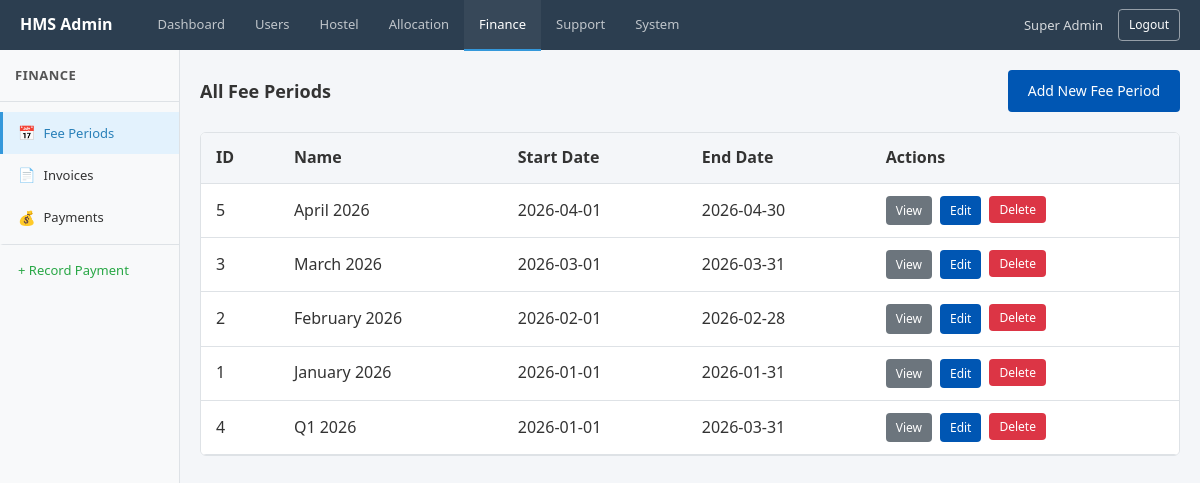
/index.php?page=admin_fee_periods (signed in), run on the app's committed database.
### tables this page shows
CREATE TABLE `fee_periods` (
  `id` bigint UNSIGNED NOT NULL,
  `name` varchar(50) NOT NULL,
  `start_date` date NOT NULL,
  `end_date` date NOT NULL
);

### app/Controllers/Admin/AdminFeePeriodController.php (called while the page is built, shortened)
<?php
require_once __DIR__ . '/../../Models/AdminModel.php';
$action = isset($_GET['action']) ? $_GET['action'] : 'fee_periods';
$data = [];
if ($action === 'view') {
    $id = (int)$_GET['id'];
    $data['period'] = getFeePeriodById($id);
    $pageTitle = 'View Fee Period';
} elseif ($action === 'edit') {
    $id = (int)$_GET['id'];
    $data['period'] = getFeePeriodById($id);
    $pageTitle = 'Edit Fee Period';
} elseif ($action === 'add') {
    $pageTitle = 'Add New Fee Period';
} else {
    $data['periods'] = getAllFeePeriods();
}
require_once __DIR__ . '/../../Views/Admin/FeePeriodView.php';

### app/Models/AdminModel.php (called while the page is built, shortened)
<?php
function getAllFeePeriods() {
    $conn = dbConnect();
    $sql = "SELECT * FROM fee_periods ORDER BY start_date DESC";
    $result = mysqli_query($conn, $sql);
    $periods = mysqli_fetch_all($result, MYSQLI_ASSOC);
    return $periods;
}

### app/Views/Admin/FeePeriodView.php (the view, shortened to what this page needs)
<!DOCTYPE html>
<html lang="en">
<head>
    <link rel="stylesheet" href="public/assets/css/style.css">
    <link rel="stylesheet" href="app/Views/Admin/css/admin.css">
</head>
<body>
    <?php include __DIR__ . '/partials/header.php'; ?>
    <div class="admin-layout">
        <?php include __DIR__ . '/partials/sidebar.php'; ?>
        <main class="admin-main">
            <div class="admin-content">
                <?php if ($action === 'add'): ?>
                    <div class="breadcrumb">
                        <a href="index.php?page=admin_fee_periods">Fee Periods</a>
                        <span>/</span>
                        <span class="current">Add New Fee Period</span>
                    </div>
                    <div class="form-card">
                        <h3>Add New Fee Period</h3>
                        <form action="index.php?page=admin_fee_periods" method="POST">
                            <input type="hidden" name="form_action" value="create_fee_period">
                            <div class="form-group">
                                <label for="name">Period Name <span class="required">*</span></label>
                                <input type="text" id="name" name="name" class="form-control" required placeholder="e.g., Semester 1 2024, Annual 2024-25">
                            </div>
                            <div class="form-row">
                                <div class="form-group">
                                    <label for="start_date">Start Date <span class="required">*</span></label>
                                    <input type="date" id="start_date" name="start_date" class="form-control" required>
                                </div>
                                <div class="form-group">
                                    <label for="end_date">End Date <span class="required">*</span></label>
                                    <input type="date" id="end_date" name="end_date" class="form-control" required>
                                </div>
                            </div>
                            <div class="form-actions">
                                <button type="submit" class="btn btn-primary">Create Fee Period</button>
                                <a href="index.php?page=admin_fee_periods" class="btn btn-secondary">Cancel</a>
                            </div>
                        </form>
                    </div>
                <?php else: ?>
                    <div class="page-header">
                        <h2>All Fee Periods</h2>
                        <a href="index.php?page=admin_fee_periods&action=add" class="btn btn-primary">Add New Fee Period</a>
                    </div>
                    <div class="table-card">
                        <div class="table-responsive">
                            <table class="table">
                                <thead>
                                    <tr>
                                        <th>ID</th>
                                        <th>Name</th>
                                        <th>Start Date</th>
                                        <th>End Date</th>
                                        <th>Actions</th>
                                    </tr>
                                </thead>
                                <tbody>
                                    <?php if (!empty($data['periods'])): ?>
                                        <?php foreach ($data['periods'] as $period): ?>
                                            <tr>
                                                <td><?php echo (int)$period['id']; ?></td>
                                                <td><?php echo htmlspecialchars($period['name']); ?></td>
                                                <td><?php echo htmlspecialchars($period['start_date']); ?></td>
                                                <td><?php echo htmlspecialchars($period['end_date']); ?></td>
                                                <td>
                                                    <div class="action-btns">
                                                        <a href="index.php?page=admin_fee_periods&action=view&id=<?php echo (int)$period['id']; ?>" class="btn btn-sm btn-secondary">View</a>
                                                        <a href="index.php?page=admin_fee_periods&action=edit&id=<?php echo (int)$period['id']; ?>" class="btn btn-sm btn-primary">Edit</a>
                                                        <form action="index.php?page=admin_fee_periods" method="POST" style="display:inline;" onsubmit="return confirm('Delete this fee period?');">
                                                            <button type="submit" class="btn btn-sm btn-danger">Delete</button>
                                                        </form>
                                                    </div>
                                                </td>
                                            </tr>
                                        <?php endforeach; ?>
                                    <?php else: ?>
                                        <tr>
                                            <td colspan="5" class="empty-state">No fee periods found</td>
                                        </tr>
                                    <?php endif; ?>
                                </tbody>
                            </table>
                        </div>
                    </div>
                <?php endif; ?>
            </div>
        </main>
    </div>
</body>
</html>

### public/assets/css/style.css (style rules this page uses)
:root { --primary: #0056b3; --primary-hover: #004494; --background: #f4f6f9; --surface: #ffffff; --text-primary: #333333; --text-secondary: #555555; --border: #dee2e6; --success: #28a745; --error: #dc3545; --warning: #ffc107; --shadow: 0 2px 4px rgba(0, 0, 0, 0.1); }
* { margin: 0; padding: 0; box-sizing: border-box; }
body { font-family: 'Segoe UI', Tahoma, Geneva, Verdana, sans-serif; background-color: var(--background); color: var(--text-primary); line-height: 1.6; min-height: 100vh; }
h1, h2, h3, h4, h5, h6 { color: var(--text-primary); margin-bottom: 15px; font-weight: 600; }
h2 { font-size: 24px; }
a { color: var(--primary); text-decoration: none; }
.btn { display: inline-block; padding: 10px 20px; font-family: inherit; font-size: 14px; font-weight: 500; text-align: center; border: none; border-radius: 4px; cursor: pointer; }
.btn-primary { background-color: var(--primary); color: #ffffff; }
.btn-secondary { background-color: #6c757d; color: #ffffff; }
.btn-danger { background-color: var(--error); color: #ffffff; }
.table-responsive { overflow-x: auto; }
.table { width: 100%; border-collapse: collapse; background: var(--surface); }
.table th, .table td { padding: 12px 15px; text-align: left; border-bottom: 1px solid var(--border); }
.table th { background-color: var(--background); font-weight: 600; color: var(--text-primary); }

### app/Views/Admin/css/admin.css (style rules this page uses)
.admin-layout { display: flex; padding-top: 50px; min-height: 100vh; }
.admin-main { flex: 1; margin-left: 180px; background-color: var(--background); min-height: calc(100vh - 50px); }
.admin-content { padding: 20px; }
.page-header { display: flex; justify-content: space-between; align-items: center; margin-bottom: 20px; }
.page-header h2 { margin: 0; font-size: 18px; }
.table-card { background: var(--surface); border: 1px solid var(--border); border-radius: 6px; overflow: hidden; }
.action-btns { display: flex; gap: 8px; }
.btn-sm { padding: 5px 10px; font-size: 12px; }

### data on the page
fee_periods: id "5", name "April 2026", start_date "2026-04-01", end_date "2026-04-30"
fee_periods: id "3", name "March 2026", start_date "2026-03-01", end_date "2026-03-31"
fee_periods: id "2", name "February 2026", start_date "2026-02-01", end_date "2026-02-28"
fee_periods: id "1", name "January 2026", start_date "2026-01-01", end_date "2026-01-31"
fee_periods: id "4", name "Q1 2026", start_date "2026-01-01", end_date "2026-03-31"

### other printed values
$_SESSION['user_name'] "Super Admin"
$sidebarTitle "FINANCE"
$link['icon'] "📅"
$link['label'] "Fee Periods"
$link['icon'] "📄"
$link['label'] "Invoices"
$link['icon'] "💰"
$link['label'] "Payments"
$link['label'] "+ Record Payment"
